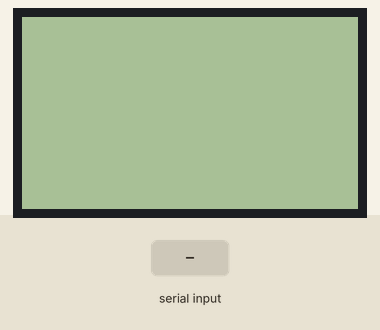
A sketch run on a simulated Arduino Uno, built with avr-gcc and run on an emulated ATmega328P. Parts: 84×48 one-colour display. The test bench sets the inputs (shaded band). What the sketch prints to the serial monitor is not drawn.

Above: at 1.2 s.
1.3 s: "1" received over the second serial link
At 2.5 s:
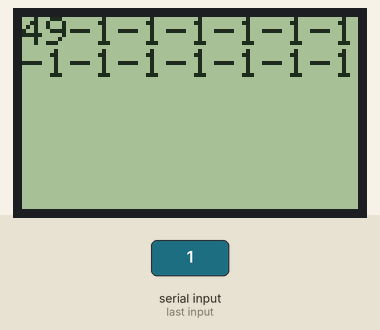
2.8 s: "0" received over the second serial link
At 3.7 s:
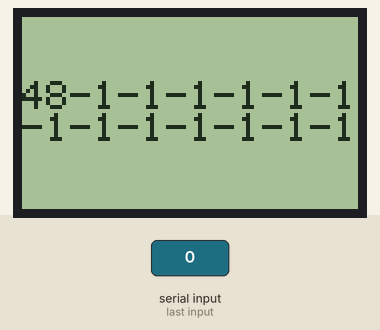
4.3 s: "2" received over the second serial link
At 4.9 s:
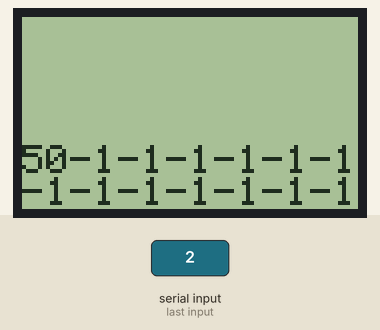
Timing chart, 0 to 7.3 s (numbered marks = the images above; inputs shaded):
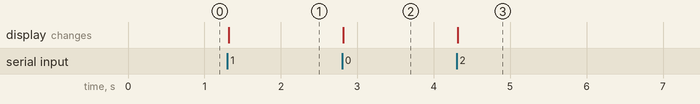

Measured:
- after the input at 1.3 s, the display: changes at once (image 1)
- after the input at 2.8 s, the display: changes at once (image 2)
- after the input at 4.3 s, the display: changes at once (image 3)

The sketch:

basic_nokia.ino
```cpp
#include <SoftwareSerial.h>

#include <Adafruit_GFX.h>
#include <Adafruit_PCD8544.h>
#include <SPI.h>

SoftwareSerial RFID(2, 3); // RX and TX

// pin 7       - Serial clock out (SCLK)
// pin 6       - Serial data out (DIN)
// pin 5       - Data/Command select (D/C)
// pin 4/GND   - LCD chip select (CS)
// GND         - CE
// pin 3/RESET - LCD reset (RST)
Adafruit_PCD8544 display = Adafruit_PCD8544(7, 6, 5, 4, 3);

int i, data1;
int clrln = 0;
int newtag[14];
String tag = "";

void setup() {
  RFID.begin(9600);    // start serial to RFID reader
  Serial.begin(9600);  // start serial to PC

  // Start and set up Nokia 5110 Screen
  display.begin();
  display.setContrast(120);
  display.clearDisplay();

  display.setTextSize(1);
  display.setTextColor(BLACK);
  display.setCursor(0,0);

  display.display();

}

void loop() {
  if (RFID.available() > 0) {

    for (int z = 0 ; z < 14 ; z++) {
        data1 = RFID.read();
        tag += data1;
    }

    RFID.flush(); // stops multiple reads
    display.clearDisplay();
    Serial.println( tag );

    // text display result
    display.println( tag );
    display.display();

    tag = "";
    delay(100);

  }
}
```
